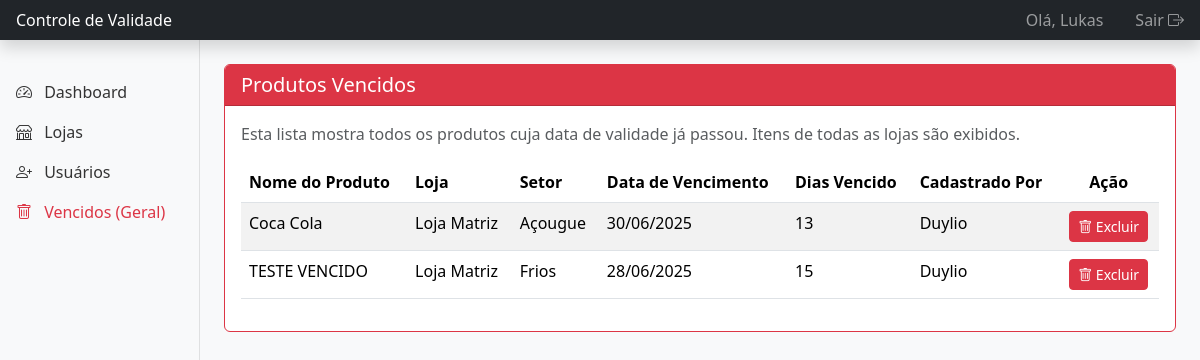
/produtos/vencidos (signed in), run on the app's committed database.
### app/models.py (models this page shows, shortened)
class Usuario(db.Model, UserMixin):
    id = db.Column(db.Integer, primary_key=True)
    username = db.Column(db.String(80), unique=True, nullable=False)
    password_hash = db.Column(db.String(128), nullable=False)
    role = db.Column(db.String(50), nullable=False, default='auxiliar_gestao')
    loja_id = db.Column(db.Integer, db.ForeignKey('loja.id'), nullable=True)
    setor_id = db.Column(db.Integer, db.ForeignKey('setor.id'), nullable=True)
    produtos_criados = db.relationship('Produto', backref='criado_por', lazy=True)
    @property
    def nome_display(self):
        if '@' in self.username:
            return self.username.split('@')[0].capitalize()
        return self.username

class Produto(db.Model):
    id = db.Column(db.Integer, primary_key=True)
    nome_produto = db.Column(db.String(200), nullable=False)
    plu = db.Column(db.String(50), nullable=False)
    quantidade = db.Column(db.Integer, nullable=False)
    validade = db.Column(db.Date, nullable=False)
    status = db.Column(db.String(50), nullable=False, default='Para Rebaixa')
    data_cadastro = db.Column(db.DateTime, nullable=False, default=datetime.utcnow)
    motivo_rebaixa = db.Column(db.String(255), nullable=True)
    loja_id = db.Column(db.Integer, db.ForeignKey('loja.id'), nullable=False)
    setor_id = db.Column(db.Integer, db.ForeignKey('setor.id'), nullable=False)
    criado_por_id = db.Column(db.Integer, db.ForeignKey('usuario.id'), nullable=False)

class Loja(db.Model):
    id = db.Column(db.Integer, primary_key=True)
    nome = db.Column(db.String(100), unique=True, nullable=False)
    cnpj = db.Column(db.String(18), unique=True, nullable=True)
    endereco = db.Column(db.String(255))
    cidade = db.Column(db.String(100))
    estado = db.Column(db.String(2))
    usuarios = db.relationship('Usuario', backref='loja', lazy=True)
    produtos = db.relationship('Produto', backref='loja', lazy=True)

class Setor(db.Model):
    id = db.Column(db.Integer, primary_key=True)
    nome = db.Column(db.String(50), unique=True, nullable=False)
    produtos = db.relationship('Produto', backref='setor', lazy=True)
    usuarios = db.relationship('Usuario', backref='setor', lazy=True)

### app/routes.py (the view)
@routes.route('/produtos/vencidos')
@login_required
def pagina_produtos_vencidos():
    if current_user.role not in ['gerente', 'gerente_geral', 'gerente_trocas']: return redirect(url_for('routes.index'))
    query = Produto.query.filter(Produto.validade < date.today())
    if current_user.role == 'gerente':
        query = query.filter(Produto.loja_id == current_user.loja_id)
        produtos_vencidos = query.order_by(Produto.validade.desc()).all()
        return render_template('gerente/produtos_vencidos.html', produtos=produtos_vencidos, today=date.today())
    produtos_vencidos = query.order_by(Produto.loja_id, Produto.validade.desc()).all()
    return render_template('geral/produtos_vencidos.html', produtos=produtos_vencidos, today=date.today())

### app/models.py (called while the page is built)
@login_manager.user_loader
def load_user(user_id):
    return Usuario.query.get(int(user_id))

### app/templates/geral/produtos_vencidos.html (shortened to what this page needs)
{% extends 'base.html' %}
{% block content %}
<div class="card border-danger">
    <div class="card-header bg-danger text-white">
        <h5 class="mb-0">Produtos Vencidos</h5>
    </div>
    <div class="card-body">
        <p class="text-muted">
            Esta lista mostra todos os produtos cuja data de validade já passou.
            {% if current_user.role == 'gerente' or current_user.role == 'encarregado_setor' %}
                Apenas itens da sua loja/setor são exibidos. É recomendado removê-los do sistema.
            {% else %}
                Itens de todas as lojas são exibidos.
            {% endif %}
        </p>
        <div class="table-responsive">
            <table class="table table-striped table-hover">
                <thead>
                    <tr>
                        <th>Nome do Produto</th>
                        <th>Loja</th>
                        <th>Setor</th>
                        <th>Data de Vencimento</th>
                        <th>Dias Vencido</th>
                        <th>Cadastrado Por</th>
                        {% if current_user.role == 'gerente_geral' %}
                            <th class="text-center">Ação</th>
                        {% endif %}
                    </tr>
                </thead>
                <tbody>
                    {% for produto in produtos %}
                    {% set dias_vencidos = (today - produto.validade).days %}
                    <tr>
                        <td>{{ produto.nome_produto }}</td>
                        <td>{{ produto.loja.nome }}</td>
                        <td>{{ produto.setor.nome }}</td>
                        <td>{{ produto.validade.strftime('%d/%m/%Y') }}</td>
                        <td>{{ dias_vencidos }}</td>
                        <td>{{ produto.criado_por.nome_display }}</td>
                        {% if current_user.role == 'gerente_geral' %}
                            <td class="text-center">
                                <form action="{{ url_for('routes.excluir_produto', produto_id=produto.id) }}" method="POST" class="d-inline" onsubmit="return confirm('Este item será excluído permanentemente. Deseja continuar?');">
                                    <button type="submit" class="btn btn-sm btn-danger"><i class="bi bi-trash"></i> Excluir</button>
                                </form>
                            </td>
                        {% endif %}
                    </tr>
                    {% else %}
                    <tr>
                        <td colspan="7" class="text-center">Nenhum produto vencido encontrado.</td>
                    </tr>
                    {% endfor %}
                </tbody>
            </table>
        </div>
    </div>
</div>
{% endblock %}

### app/templates/base.html (shortened to what this page needs)
<!DOCTYPE html>
<html lang="pt-br">
<head>
    <link href="https://cdn.jsdelivr.net/npm/bootstrap@5.3.3/dist/css/bootstrap.min.css" rel="stylesheet">
    <link rel="stylesheet" href="https://cdn.jsdelivr.net/npm/bootstrap-icons@1.11.3/font/bootstrap-icons.min.css">
</head>
<body>
    <header class="navbar navbar-dark sticky-top bg-dark flex-md-nowrap p-0 shadow">
        <a class="navbar-brand col-md-3 col-lg-2 me-0 px-3 fs-6" href="{{ url_for('routes.index') }}">Controle de Validade</a>
        <div class="navbar-nav">
            <div class="nav-item text-nowrap d-flex align-items-center">
                <span class="navbar-text px-3">Olá, {{ current_user.nome_display }}</span>
                <a class="nav-link px-3" href="{{ url_for('auth.logout') }}">Sair <i class="bi bi-box-arrow-right"></i></a>
            </div>
        </div>
    </header>
    <div class="container-fluid">
        <div class="row">
            <nav id="sidebarMenu" class="col-md-3 col-lg-2 d-md-block bg-light sidebar collapse">
                <div class="position-sticky pt-3 sidebar-sticky">
                    <ul class="nav flex-column">
                        {% if current_user.role == 'gerente_geral' %}
                            <li class="nav-item"><a class="nav-link" href="{{ url_for('routes.dashboard_gerente_geral') }}"><i class="bi bi-speedometer2"></i> Dashboard</a></li>
                            <li class="nav-item"><a class="nav-link" href="{{ url_for('routes.gerenciar_lojas') }}"><i class="bi bi-shop"></i> Lojas</a></li>
                            <li class="nav-item"><a class="nav-link" href="{{ url_for('routes.gerenciar_usuarios_geral') }}"><i class="bi bi-person-plus"></i> Usuários</a></li>
                            <li class="nav-item"><a class="nav-link text-danger" href="{{ url_for('routes.pagina_produtos_vencidos') }}"><i class="bi bi-trash"></i> Vencidos (Geral)</a></li>
                        {% elif current_user.role == 'auxiliar_gestao' %}
                            <li class="nav-item"><a class="nav-link" href="{{ url_for('routes.dashboard_auxiliar') }}"><i class="bi bi-plus-circle"></i> Cadastrar Produto</a></li>
                        {% endif %}
                    </ul>
                </div>
            </nav>
            <main class="col-md-9 ms-sm-auto col-lg-10 px-md-4 pt-4">
                {% block content %}{% endblock %}
            </main>
        </div>
    </div>
</body>
</html>

### app/templates/base.html (style rules this page uses)
body { background-color: #f8f9fa; }
.sidebar { position: fixed; top: 0; bottom: 0; left: 0; z-index: 100; padding: 56px 0 0; box-shadow: inset -1px 0 0 rgba(0, 0, 0, .1); }
.sidebar .nav-link { color: #333; }
.sidebar .nav-link .bi { margin-right: 8px; }

### data on the page
Usuario: nome_display "Lukas"
Produto: nome_produto "Coca Cola", loja.nome "Loja Matriz", setor.nome "Açougue", validade "30/06/2025", criado_por.nome_display "Duylio"
Produto: nome_produto "TESTE VENCIDO", loja.nome "Loja Matriz", setor.nome "Frios", validade "28/06/2025", criado_por.nome_display "Duylio"
